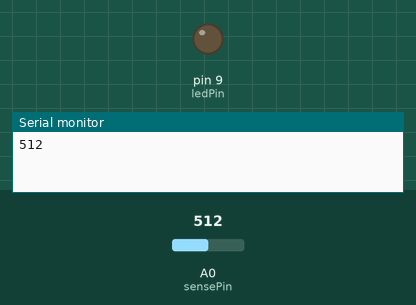
The sketch below on a simulated Arduino Uno, built with avr-gcc and run on an emulated ATmega328P. Parts: output pins drawn as LEDs (lit = HIGH), the last lines printed to the serial monitor. The inputs (shaded band) are chosen by the test bench; at power-on: A0 (sensePin) = 512.

Above: at 0.1 s.
At 0.6 s:
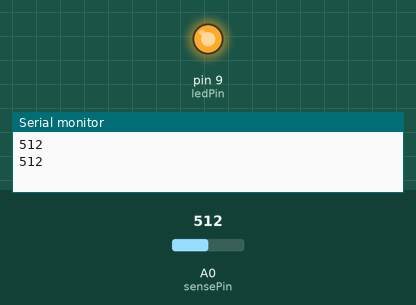
Timing chart, 0 to 2.1 s (numbered marks = the images above):
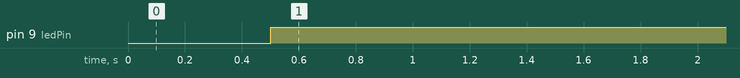

The sketch:

analog_test_3.ino
```cpp
//Program to test analog inputs
int sensePin =0;
int ledPin = 9;

void setup(){
  analogReference(DEFAULT); //isn´ necessary
  Serial.begin(9600);  //gauge definition
  pinMode(ledPin, OUTPUT);

}

void loop() {
  Serial.println(analogRead(sensePin));  //serial values printing
  delay (500);  //delay for the printing
  int val = analogRead(sensePin);

  val = constrain(val, 750, 900);
  int ledLevel = map(val, 750, 900, 255, 0);
  analogWrite(ledPin, ledLevel);
}
```

Measured:
- by itself, pin 9 (ledPin): LOW → HIGH at 0.50 s
